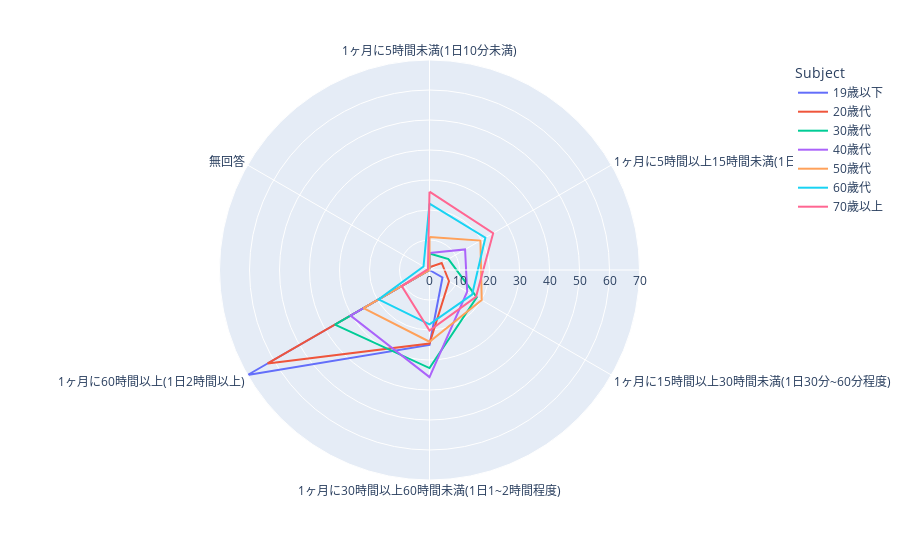

The cell this chart's notebook holds for it:
### Code cell
fig=px.line_polar(df_graph2,r='value',theta='label',color='Subject',line_close=True)

#グラフ描画
fig.show()

### Figure 1 — Plotly figure (JSON) as saved in the notebook; plotly's stock layout.template omitted (floating-point values rounded to 4 significant figures)
{"data": [{"hovertemplate": "Subject=19歳以下<br>value=%{r}<br>label=%{theta}<extra></extra>", "legendgroup": "19歳以下", "line": {"color": "#636efa", "dash": "solid"}, "marker": {"symbol": "circle"}, "mode": "lines", "name": "19歳以下", "r": [0, 0, 5, 25, 70, 0, 0], "showlegend": true, "subplot": "polar", "theta": ["1ヶ月に5時間未満(1日10分未満)", "1ヶ月に5時間以上15時間未満(1日10分~30分程度)", "1ヶ月に15時間以上30時間未満(1日30分~60分程度)", "1ヶ月に30時間以上60時間未満(1日1~2時間程度)", "1ヶ月に60時間以上(1日2時間以上)", "無回答", "1ヶ月に5時間未満(1日10分未満)"], "type": "scatterpolar"}, {"hovertemplate": "Subject=20歳代<br>value=%{r}<br>label=%{theta}<extra></extra>", "legendgroup": "20歳代", "line": {"color": "#EF553B", "dash": "solid"}, "marker": {"symbol": "circle"}, "mode": "lines", "name": "20歳代", "r": [0.9, 4.7, 7.5, 24.5, 62.3, 0, 0.9], "showlegend": true, "subplot": "polar", "theta": ["1ヶ月に5時間未満(1日10分未満)", "1ヶ月に5時間以上15時間未満(1日10分~30分程度)", "1ヶ月に15時間以上30時間未満(1日30分~60分程度)", "1ヶ月に30時間以上60時間未満(1日1~2時間程度)", "1ヶ月に60時間以上(1日2時間以上)", "無回答", "1ヶ月に5時間未満(1日10分未満)"], "type": "scatterpolar"}, {"hovertemplate": "Subject=30歳代<br>value=%{r}<br>label=%{theta}<extra></extra>", "legendgroup": "30歳代", "line": {"color": "#00cc96", "dash": "solid"}, "marker": {"symbol": "circle"}, "mode": "lines", "name": "30歳代", "r": [5.5, 7.3, 18.2, 32.7, 36.4, 0, 5.5], "showlegend": true, "subplot": "polar", "theta": ["1ヶ月に5時間未満(1日10分未満)", "1ヶ月に5時間以上15時間未満(1日10分~30分程度)", "1ヶ月に15時間以上30時間未満(1日30分~60分程度)", "1ヶ月に30時間以上60時間未満(1日1~2時間程度)", "1ヶ月に60時間以上(1日2時間以上)", "無回答", "1ヶ月に5時間未満(1日10分未満)"], "type": "scatterpolar"}, {"hovertemplate": "Subject=40歳代<br>value=%{r}<br>label=%{theta}<extra></extra>", "legendgroup": "40歳代", "line": {"color": "#ab63fa", "dash": "solid"}, "marker": {"symbol": "circle"}, "mode": "lines", "name": "40歳代", "r": [5.7, 13.7, 14.5, 35.7, 30.4, 0, 5.7], "showlegend": true, "subplot": "polar", "theta": ["1ヶ月に5時間未満(1日10分未満)", "1ヶ月に5時間以上15時間未満(1日10分~30分程度)", "1ヶ月に15時間以上30時間未満(1日30分~60分程度)", "1ヶ月に30時間以上60時間未満(1日1~2時間程度)", "1ヶ月に60時間以上(1日2時間以上)", "無回答", "1ヶ月に5時間未満(1日10分未満)"], "type": "scatterpolar"}, {"hovertemplate": "Subject=50歳代<br>value=%{r}<br>label=%{theta}<extra></extra>", "legendgroup": "50歳代", "line": {"color": "#FFA15A", "dash": "solid"}, "marker": {"symbol": "circle"}, "mode": "lines", "name": "50歳代", "r": [11, 19.6, 20.1, 23.9, 25.4, 0, 11], "showlegend": true, "subplot": "polar", "theta": ["1ヶ月に5時間未満(1日10分未満)", "1ヶ月に5時間以上15時間未満(1日10分~30分程度)", "1ヶ月に15時間以上30時間未満(1日30分~60分程度)", "1ヶ月に30時間以上60時間未満(1日1~2時間程度)", "1ヶ月に60時間以上(1日2時間以上)", "無回答", "1ヶ月に5時間未満(1日10分未満)"], "type": "scatterpolar"}, {"hovertemplate": "Subject=60歲代<br>value=%{r}<br>label=%{theta}<extra></extra>", "legendgroup": "60歲代", "line": {"color": "#19d3f3", "dash": "solid"}, "marker": {"symbol": "circle"}, "mode": "lines", "name": "60歲代", "r": [22.1, 21.5, 16.4, 18.1, 19.6, 2.3, 22.1], "showlegend": true, "subplot": "polar", "theta": ["1ヶ月に5時間未満(1日10分未満)", "1ヶ月に5時間以上15時間未満(1日10分~30分程度)", "1ヶ月に15時間以上30時間未満(1日30分~60分程度)", "1ヶ月に30時間以上60時間未満(1日1~2時間程度)", "1ヶ月に60時間以上(1日2時間以上)", "無回答", "1ヶ月に5時間未満(1日10分未満)"], "type": "scatterpolar"}, {"hovertemplate": "Subject=70歲以上<br>value=%{r}<br>label=%{theta}<extra></extra>", "legendgroup": "70歲以上", "line": {"color": "#FF6692", "dash": "solid"}, "marker": {"symbol": "circle"}, "mode": "lines", "name": "70歲以上", "r": [26.1, 24.5, 17.9, 20.2, 10.7, 0.6, 26.1], "showlegend": true, "subplot": "polar", "theta": ["1ヶ月に5時間未満(1日10分未満)", "1ヶ月に5時間以上15時間未満(1日10分~30分程度)", "1ヶ月に15時間以上30時間未満(1日30分~60分程度)", "1ヶ月に30時間以上60時間未満(1日1~2時間程度)", "1ヶ月に60時間以上(1日2時間以上)", "無回答", "1ヶ月に5時間未満(1日10分未満)"], "type": "scatterpolar"}], "layout": {"legend": {"title": {"text": "Subject"}, "tracegroupgap": 0}, "margin": {"t": 60}, "polar": {"angularaxis": {"direction": "clockwise", "rotation": 90}, "domain": {"x": [0, 1], "y": [0, 1]}}}}
